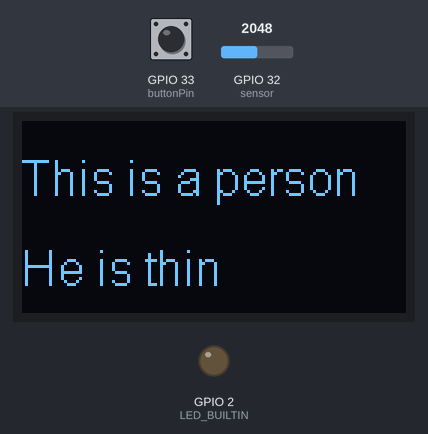
The sketch below on a simulated ESP32. Parts: 128×64 one-colour display, output pins drawn as LEDs (lit = HIGH). The test bench sets the inputs (shaded band); at power-on: GPIO 32 (sensor) = 2048, GPIO 33 (buttonPin) LOW. WiFi joins after 1.5 s; servers stay silent unless stated; what the sketch prints to the serial monitor is not drawn.

Above: at 2.7 s.
2.8 s: GPIO 32 (sensor) set to 0
At 3.91 s:
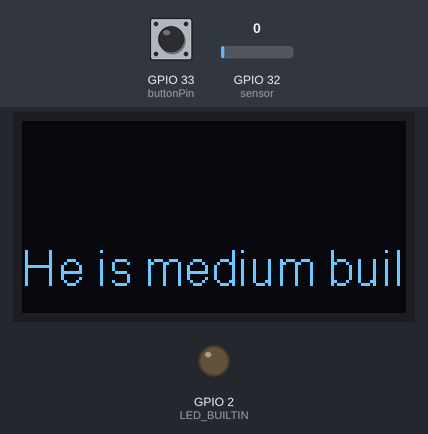
5.8 s: GPIO 33 (buttonPin) pulled HIGH for 1 s
At 6.45 s:
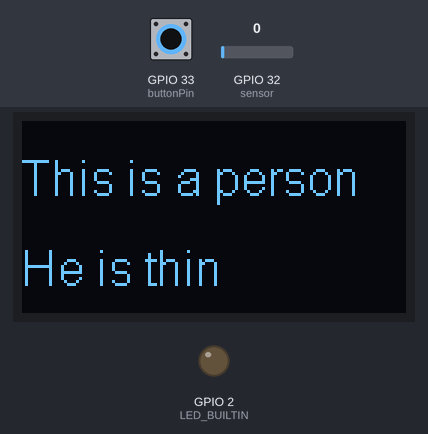
7.4 s: GPIO 33 (buttonPin) pulled HIGH for 0.15 s
8.1 s: GPIO 33 (buttonPin) pulled HIGH for 1 s
9.7 s: GPIO 32 (sensor) set to 70
At 10.26 s:
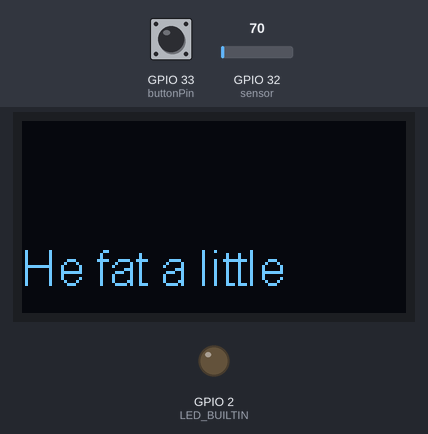
12.7 s: GPIO 32 (sensor) set to 0
At 14.06 s:
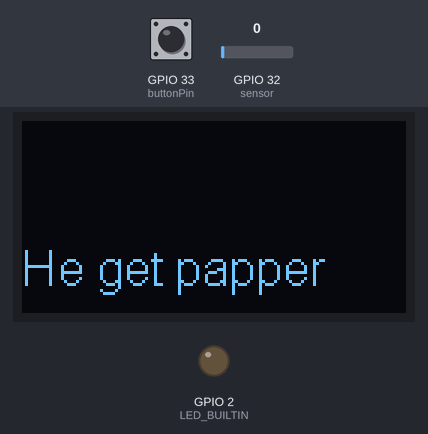
Timing chart, 0 to 15.7 s (numbered marks = the images above; inputs shaded):
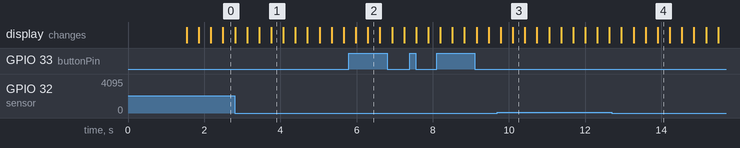

Measured:
- after the input at 2.8 s, the display: first differs from a run without the input after 0.96 s (image 1)
- after the input at 5.8 s, the display: first differs from a run without the input after 0.50 s (image 2)
- after the input at 9.7 s, the display: first differs from a run without the input after 0.40 s (image 3)
- after the input at 12.7 s, the display: first differs from a run without the input after 0.57 s (image 4 shows a later state)

The sketch:

wk10-01.ino
```cpp
#include <WiFi.h>
#include <WiFiClient.h>
#include <WebServer.h>
#include <ESPmDNS.h>
#include <Wire.h>  // Only needed for Arduino 1.6.5 and earlier
#include "SSD1306Wire.h" // legacy include: `#include "SSD1306.h"`


const char* ssid = "golden";
const char* password = "12345678";


SSD1306Wire  display(0x3c, 21, 22);
int freq = 5000;
int ledchannel = 0;
int resolution = 8;


const int buttonPin = 33;
float sensor = 32;
float gas_value;
int money = 0;
int buttonState = 0;


WebServer server(80);
char website[3000];


void handleSensorData(){
  String json = "{\"vr\":";
  json += money;
  json += "}";
  server.send(200,"application/json", json);
}


void handleRoot() {
  snprintf(website,1000,"<!DOCTYPE html><html lang=\"en\"><head> <meta charset=\"UTF-8\"> <script src=\"https://code.jquery.com/jquery-2.2.4.min.js\"></script> <script>setInterval(requestData, 500); function requestData(){$.get(\"/sensors\") .done(function(data){if(data){$(\"#resis\").text(data.vr);}else{$(\"#resis\").text(\"?\");}}) .fail(function(){console.log(\"fail\");});}</script> <title>Money counter</title></head><body> <div class=\"container\"style=\"text-align:center;background-color: rgb(255, 248, 235);\"><br><br><br><br><br><br><br><br><br><br><br><br><br><br><br> <h1>目前金額總數為<span id=\"resis\"></span></h1><br><br><br><br><br><br><br><br><br><br><br><br><br><br><br></div></body></html>");
  server.send(200, "text/html", website);

}


void handleNotFound() {
  String message = "File Not Found\n\n";
  message += "URI: ";
  message += server.uri();
  message += "\nMethod: ";
  message += (server.method() == HTTP_GET) ? "GET" : "POST";
  message += "\nArguments: ";
  message += server.args();
  message += "\n";
  for (uint8_t i = 0; i < server.args(); i++) {
    message += " " + server.argName(i) + ": " + server.arg(i) + "\n";
  }
  server.send(404, "text/plain", message);
}


void setup(void) {
  ledcSetup(ledchannel,freq,resolution);
  ledcAttachPin(LED_BUILTIN,ledchannel);

  display.init();

  display.flipScreenVertically();
  display.setFont(ArialMT_Plain_10);

  pinMode(buttonPin, INPUT);
  pinMode(sensor,INPUT);

  Serial.begin(115200);
  WiFi.mode(WIFI_STA);
  WiFi.begin(ssid, password);
  Serial.println("");

  // Wait for connection
  while (WiFi.status() != WL_CONNECTED) {
    delay(500);
    Serial.print(".");
  }
  Serial.println("");
  Serial.print("Connected to ");
  Serial.println(ssid);
  Serial.print("IP address: ");
  Serial.println(WiFi.localIP());

  if (MDNS.begin("esp32")) {
    Serial.println("MDNS responder started");
  }

  server.on("/", handleRoot);
  server.on("/sensors", handleSensorData);
  server.onNotFound(handleNotFound);

  server.on("/inline", []() {
    server.send(200, "text/plain", "this works as well");
  });

  server.onNotFound(handleNotFound);

  server.begin();
  Serial.println("HTTP server started");

    display.setTextAlignment(TEXT_ALIGN_RIGHT);

}


void loop(void) {
    gas_value=analogRead(sensor);
    buttonState = digitalRead(buttonPin);

    Serial.println(gas_value);
    display.clear();
    delay(7);
    display.setTextAlignment(TEXT_ALIGN_LEFT);
    display.setFont(ArialMT_Plain_16);
    display.drawString(0, 10, "This is a person");
    display.display();

    if(money < 10){
    delay(7);

    display.setTextAlignment(TEXT_ALIGN_LEFT);
    display.setFont(ArialMT_Plain_16);
    display.drawString(0, 40, "He is thin");
        display.display();
      }


    else if(money >= 10 && money < 20){
    display.clear();

    delay(7);

    display.setTextAlignment(TEXT_ALIGN_LEFT);
    display.setFont(ArialMT_Plain_16);
    display.drawString(0, 40, "He fat a little");
        display.display();
      }

    else if(money >= 20 && money < 30){
    display.clear();

    delay(7);

    display.setTextAlignment(TEXT_ALIGN_LEFT);
    display.setFont(ArialMT_Plain_16);
    display.drawString(0, 40, "He is medium build");
        display.display();
      }

    else if(money >= 30 && money < 40){
    display.clear();

    delay(7);

    display.setTextAlignment(TEXT_ALIGN_LEFT);
    display.setFont(ArialMT_Plain_16);
    display.drawString(0, 40, "He can study");
        display.display();
      }

      else if(money >= 40 && money < 50){
    display.clear();

    delay(7);

    display.setTextAlignment(TEXT_ALIGN_LEFT);
    display.setFont(ArialMT_Plain_16);
    display.drawString(0, 40, "He get papper");
        display.display();
      }

      else if(money >= 50 && money < 60){
    display.clear();

    delay(7);

    display.setTextAlignment(TEXT_ALIGN_LEFT);
    display.setFont(ArialMT_Plain_16);
    display.drawString(0, 40, "He get a job");
        display.display();
      }

      else if(money >= 60 && money < 70){
    display.clear();

    delay(7);

    display.setTextAlignment(TEXT_ALIGN_LEFT);
    display.setFont(ArialMT_Plain_16);
    display.drawString(0, 40, "He have friends");
        display.display();
      }

      else if(money >= 70 && money < 80){
    display.clear();

    delay(7);

    display.setTextAlignment(TEXT_ALIGN_LEFT);
    display.setFont(ArialMT_Plain_16);
    display.drawString(0, 40, "He have a good job");
        display.display();
      }

      else if(money >= 80 && money < 90){
    display.clear();

    delay(7);

    display.setTextAlignment(TEXT_ALIGN_LEFT);
    display.setFont(ArialMT_Plain_16);
    display.drawString(0, 40, "He get marry");
        display.display();
      }

      else if(money >= 90 && money < 100){
    display.clear();

    delay(7);

    display.setTextAlignment(TEXT_ALIGN_LEFT);
    display.setFont(ArialMT_Plain_16);
    display.drawString(0, 40, "He live happy");
        display.display();
      }

            else if(money >= 100){
    display.clear();

    delay(7);

    display.setTextAlignment(TEXT_ALIGN_LEFT);
    display.setFont(ArialMT_Plain_16);
    display.drawString(0, 40, "He dead");
        display.display();
      }

    if(gas_value == 0){
    money++;
    }

    if (buttonState == HIGH) {
    money = 0;
  }

  server.handleClient();
}
```
